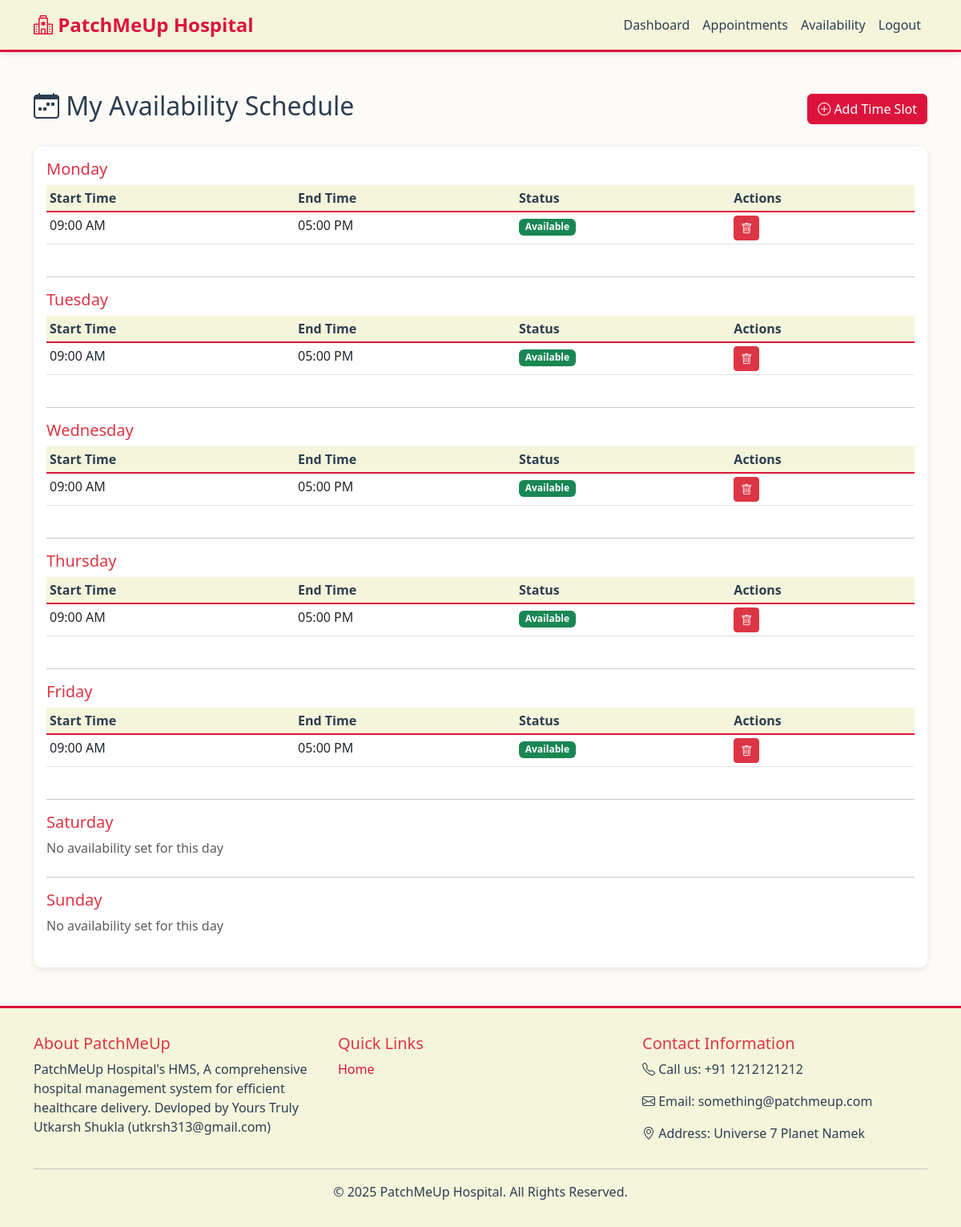
Screenshot of /doctor/availability (signed in) with the database file from the repository.
### app/models/availability.py (models this page shows, shortened)
class Availability(db.Model):
    __tablename__ = 'availability'
    id = db.Column(db.Integer, primary_key=True)
    doctor_id = db.Column(db.Integer, db.ForeignKey('doctors.id'), nullable=False)
    day_of_week = db.Column(db.Integer, nullable=False)  # 0=Monday, 6=Sunday
    start_time = db.Column(db.Time, nullable=False)
    end_time = db.Column(db.Time, nullable=False)
    is_available = db.Column(db.Boolean, default=True)
    __table_args__ = (
        db.Index('idx_doctor_day', 'doctor_id', 'day_of_week'),
    )

### app/routes/doctor_availability.py (the view)
@doctor_availability_bp.route('/availability')
@login_required
@doctor_required
def view_availability():
    doctor = Doctor.query.filter_by(user_id=current_user.id).first_or_404()
    availability_records = Availability.query.filter_by(doctor_id=doctor.id).order_by(
        Availability.day_of_week
    ).all()
    weekly_schedule = {}
    for record in availability_records:
        day = record.day_of_week
        if day not in weekly_schedule:
            weekly_schedule[day] = []
        weekly_schedule[day].append(record)
    return render_template('doctor/availability.html',
                         doctor=doctor, weekly_schedule=weekly_schedule, get_day_name=get_day_name)

### app/utils/helpers.py (called while the page is built)
def get_day_name(day_number):
    days = ['Monday', 'Tuesday', 'Wednesday', 'Thursday', 'Friday', 'Saturday', 'Sunday']
    return days[day_number] if 0 <= day_number < 7 else ''

### app/templates/doctor/availability.html (shortened to what this page needs)
{% extends "base.html" %}
{% block content %}
<div class="container my-5">
    <div class="d-flex justify-content-between align-items-center mb-4">
        <h2><i class="bi bi-calendar-week"></i> My Availability Schedule</h2>
        <a href="{{ url_for('doctor_availability.add_availability') }}" class="btn btn-primary">
            <i class="bi bi-plus-circle"></i> Add Time Slot
        </a>
    </div>
    <div class="card">
        <div class="card-body">
            {% for day in range(7) %}
            <div class="mb-4">
                <h5 class="text-danger">{{ get_day_name(day) }}</h5>
                {% if day in weekly_schedule and weekly_schedule[day] %}
                <div class="table-responsive">
                    <table class="table table-sm">
                        <thead>
                            <tr>
                                <th>Start Time</th>
                                <th>End Time</th>
                                <th>Status</th>
                                <th>Actions</th>
                            </tr>
                        </thead>
                        <tbody>
                            {% for slot in weekly_schedule[day] %}
                            <tr>
                                <td>{{ slot.start_time.strftime('%I:%M %p') }}</td>
                                <td>{{ slot.end_time.strftime('%I:%M %p') }}</td>
                                <td>
                                    {% if slot.is_available %}
                                    <span class="badge bg-success">Available</span>
                                    {% else %}
                                    <span class="badge bg-secondary">Unavailable</span>
                                    {% endif %}
                                </td>
                                <td>
                                    <form method="POST"
                                        action="{{ url_for('doctor_availability.delete_availability', id=slot.id) }}"
                                        class="d-inline">
                                        <button type="submit" class="btn btn-sm btn-danger">
                                            <i class="bi bi-trash"></i>
                                        </button>
                                    </form>
                                </td>
                            </tr>
                            {% endfor %}
                        </tbody>
                    </table>
                </div>
                {% else %}
                <p class="text-muted">No availability set for this day</p>
                {% endif %}
            </div>
            {% if day < 6 %}<hr>{% endif %}
                {% endfor %}
        </div>
    </div>
</div>
{% endblock %}

### app/templates/base.html (shortened to what this page needs)
<!DOCTYPE html>
<html lang="en">
<head>
    <link href="https://cdn.jsdelivr.net/npm/bootstrap@5.3.0/dist/css/bootstrap.min.css" rel="stylesheet">
    <link rel="stylesheet" href="https://cdn.jsdelivr.net/npm/bootstrap-icons@1.11.0/font/bootstrap-icons.css">
    <link rel="stylesheet" href="{{ url_for('static', filename='css/custom.css') }}">
</head>
<body>
    <nav class="navbar navbar-expand-lg navbar-light">
        <div class="container">
            <a class="navbar-brand" href="{{ url_for('index') }}">
                <i class="bi bi-hospital"></i> PatchMeUp Hospital
            </a>
            <div class="collapse navbar-collapse" id="navbarNav">
                <ul class="navbar-nav ms-auto">
                    {% if current_user.is_authenticated %}
                    {% if current_user.role == 'admin' %}
                    <li class="nav-item"><a class="nav-link" href="{{ url_for('admin_dashboard.index') }}">Dashboard</a>
                    </li>
                    <li class="nav-item"><a class="nav-link"
                            href="{{ url_for('admin_doctors.list_doctors') }}">Doctors</a></li>
                    <li class="nav-item"><a class="nav-link"
                            href="{{ url_for('admin_patients.list_patients') }}">Patients</a></li>
                    <li class="nav-item"><a class="nav-link" href="{{ url_for('admin_search.search') }}">Search</a></li>
                    {% elif current_user.role == 'doctor' %}
                    <li class="nav-item"><a class="nav-link"
                            href="{{ url_for('doctor_dashboard.index') }}">Dashboard</a></li>
                    <li class="nav-item"><a class="nav-link"
                            href="{{ url_for('doctor_appointments.list_appointments') }}">Appointments</a></li>
                    <li class="nav-item"><a class="nav-link"
                            href="{{ url_for('doctor_availability.view_availability') }}">Availability</a></li>
                    {% endif %}
                    <li class="nav-item"><a class="nav-link" href="{{ url_for('auth.logout') }}">Logout</a></li>
                    {% else %}
                    <li class="nav-item"><a class="nav-link" href="{{ url_for('index') }}">Home</a></li>
                    <li class="nav-item"><a class="nav-link" href="{{ url_for('auth.login') }}">Login</a></li>
                    <li class="nav-item"><a class="nav-link" href="{{ url_for('auth.register') }}">Register</a></li>
                    {% endif %}
                </ul>
            </div>
        </div>
    </nav>
    <main>
        {% block content %}{% endblock %}
    </main>
    <footer class="footer mt-5">
        <div class="container">
            <div class="row">
                <div class="col-md-4">
                    <h5 class="text-danger">About PatchMeUp</h5>
                    <p>PatchMeUp Hospital's HMS, A comprehensive hospital management system for efficient healthcare delivery. Devloped by Yours Truly Utkarsh Shukla (utkrsh313@gmail.com)</p>
                </div>
                <div class="col-md-4">
                    <h5 class="text-danger">Quick Links</h5>
                    <ul class="list-unstyled">
                        <li><a href="{{ url_for('index') }}">Home</a></li>
                    </ul>
                </div>
                <div class="col-md-4">
                    <h5 class="text-danger">Contact Information</h5>
                    <p><i class="bi bi-telephone"></i> Call us: +91 1212121212</p>
                    <p><i class="bi bi-envelope"></i> Email: something@patchmeup.com</p>
                    <p><i class="bi bi-geo-alt"></i> Address: Universe 7 Planet Namek</p>
                </div>
            </div>
            <hr>
            <p class="text-center mb-0">&copy; 2025 PatchMeUp Hospital. All Rights Reserved.</p>
        </div>
    </footer>
</body>
</html>

### app/static/css/custom.css (style rules this page uses)
:root { --primary-red: #DC143C; --dark-red: #8B0000; --beige: #F5F5DC; --beige-dark: #E8D5B7; --beige-light: #FDFBF7; --text-dark: #2c3e50; --text-light: #6c757d; --shadow: 0 2px 8px rgba(0, 0, 0, 0.1); }
body { font-family: 'Segoe UI', Tahoma, Geneva, Verdana, sans-serif; background-color: var(--beige-light); color: var(--text-dark); }
.navbar { background-color: var(--beige) !important; box-shadow: var(--shadow); border-bottom: 3px solid var(--primary-red); }
.navbar-brand { color: var(--primary-red) !important; font-weight: bold; font-size: 1.5rem; }
.nav-link { color: var(--text-dark) !important; transition: color 0.3s; }
.btn-primary { background-color: var(--primary-red); border-color: var(--primary-red); color: white; }
.card { border: none; box-shadow: var(--shadow); border-radius: 10px; margin-bottom: 1.5rem; background-color: white; }
.table { background-color: white; }
.table thead th { background-color: var(--beige); color: var(--text-dark); border-bottom: 2px solid var(--primary-red); font-weight: 600; }
.footer { background-color: var(--beige); border-top: 3px solid var(--primary-red); padding: 2rem 0; margin-top: 3rem; color: var(--text-dark); }
.footer a { color: var(--primary-red); text-decoration: none; }

### rows the page displays
Availability: start_time "09:00 AM", end_time "05:00 PM", is_available "Available"
Availability: start_time "09:00 AM", end_time "05:00 PM", is_available "Available"
Availability: start_time "09:00 AM", end_time "05:00 PM", is_available "Available"
Availability: start_time "09:00 AM", end_time "05:00 PM", is_available "Available"
Availability: start_time "09:00 AM", end_time "05:00 PM", is_available "Available"

### other values shown
{{ get_day_name(day) }} "Monday" "Tuesday" "Wednesday" "Thursday" "Friday" "Saturday" "Sunday"
